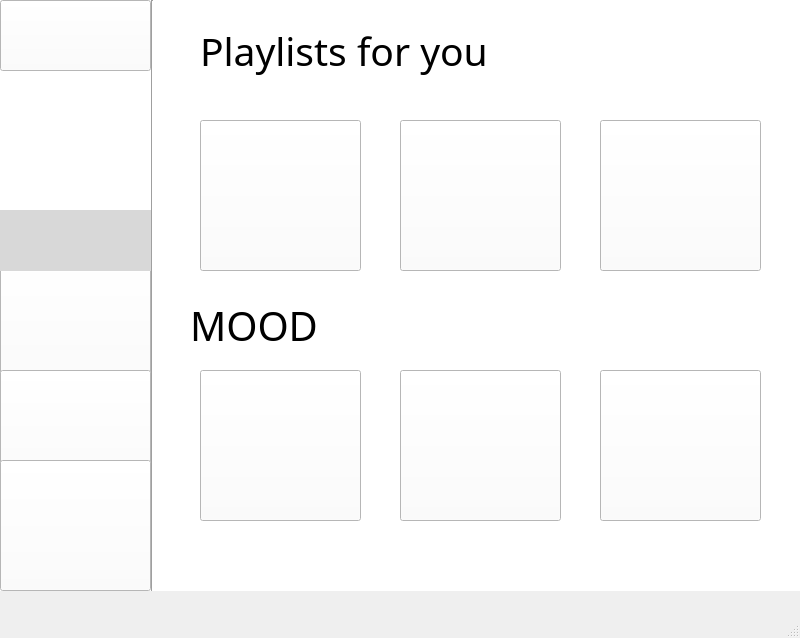
<?xml version="1.0" encoding="UTF-8"?>
<ui version="4.0">
 <class>MainWindow</class>
 <widget class="QMainWindow" name="MainWindow">
  <property name="geometry">
   <rect>
    <x>0</x>
    <y>0</y>
    <width>800</width>
    <height>638</height>
   </rect>
  </property>
  <property name="windowTitle">
   <string>MainWindow</string>
  </property>
  <widget class="QWidget" name="centralwidget">
   <widget class="Line" name="line">
    <property name="geometry">
     <rect>
      <x>132</x>
      <y>0</y>
      <width>41</width>
      <height>591</height>
     </rect>
    </property>
    <property name="orientation">
     <enum>Qt::Vertical</enum>
    </property>
   </widget>
   <widget class="QPushButton" name="pushButton">
    <property name="geometry">
     <rect>
      <x>0</x>
      <y>0</y>
      <width>151</width>
      <height>71</height>
     </rect>
    </property>
    <property name="styleSheet">
     <string notr="true">background-color: rgb(255, 255, 255);</string>
    </property>
    <property name="text">
     <string/>
    </property>
    <property name="icon">
     <iconset>
      <normaloff>../../h.jpeg</normaloff>../../h.jpeg</iconset>
    </property>
    <property name="iconSize">
     <size>
      <width>150</width>
      <height>78</height>
     </size>
    </property>
    <property name="autoDefault">
     <bool>true</bool>
    </property>
    <property name="default">
     <bool>false</bool>
    </property>
   </widget>
   <widget class="QPushButton" name="pushButton_2">
    <property name="geometry">
     <rect>
      <x>0</x>
      <y>70</y>
      <width>151</width>
      <height>71</height>
     </rect>
    </property>
    <property name="mouseTracking">
     <bool>false</bool>
    </property>
    <property name="styleSheet">
     <string notr="true">background-color: rgb(85, 170, 255);</string>
    </property>
    <property name="text">
     <string/>
    </property>
    <property name="icon">
     <iconset>
      <normaloff>../../WhatsApp Image 2020-05-10 at 8.41.22 PM.jpeg</normaloff>../../WhatsApp Image 2020-05-10 at 8.41.22 PM.jpeg</iconset>
    </property>
    <property name="iconSize">
     <size>
      <width>150</width>
      <height>78</height>
     </size>
    </property>
    <property name="checkable">
     <bool>false</bool>
    </property>
    <property name="autoDefault">
     <bool>true</bool>
    </property>
    <property name="default">
     <bool>true</bool>
    </property>
    <property name="flat">
     <bool>true</bool>
    </property>
   </widget>
   <widget class="QLabel" name="label">
    <property name="geometry">
     <rect>
      <x>0</x>
      <y>210</y>
      <width>151</width>
      <height>61</height>
     </rect>
    </property>
    <property name="font">
     <font>
      <family>Arial Rounded MT Bold</family>
      <pointsize>12</pointsize>
     </font>
    </property>
    <property name="styleSheet">
     <string notr="true">background-color: rgb(216, 216, 216);</string>
    </property>
    <property name="pixmap">
     <pixmap>../../WhatsApp Image 2020-05-10 at 8.41.24 PM (1).jpeg</pixmap>
    </property>
    <property name="scaledContents">
     <bool>true</bool>
    </property>
    <property name="wordWrap">
     <bool>true</bool>
    </property>
    <property name="openExternalLinks">
     <bool>true</bool>
    </property>
   </widget>
   <widget class="QPushButton" name="pushButton_3">
    <property name="geometry">
     <rect>
      <x>0</x>
      <y>260</y>
      <width>151</width>
      <height>121</height>
     </rect>
    </property>
    <property name="font">
     <font>
      <family>Arial Rounded MT Bold</family>
      <pointsize>10</pointsize>
     </font>
    </property>
    <property name="styleSheet">
     <string notr="true">background-color: rgb(255, 255, 255);</string>
    </property>
    <property name="text">
     <string/>
    </property>
    <property name="icon">
     <iconset>
      <normaloff>../../WhatsApp Image 2020-05-10 at 8.41.23 PM (1).jpeg</normaloff>../../WhatsApp Image 2020-05-10 at 8.41.23 PM (1).jpeg</iconset>
    </property>
    <property name="iconSize">
     <size>
      <width>215</width>
      <height>106</height>
     </size>
    </property>
   </widget>
   <widget class="QPushButton" name="pushButton_5">
    <property name="geometry">
     <rect>
      <x>0</x>
      <y>370</y>
      <width>151</width>
      <height>111</height>
     </rect>
    </property>
    <property name="font">
     <font>
      <family>Arial Rounded MT Bold</family>
      <pointsize>11</pointsize>
     </font>
    </property>
    <property name="styleSheet">
     <string notr="true">background-color: rgb(255, 255, 255);</string>
    </property>
    <property name="text">
     <string/>
    </property>
    <property name="icon">
     <iconset>
      <normaloff>../../WhatsApp Image 2020-05-10 at 8.41.26 PM.jpeg</normaloff>../../WhatsApp Image 2020-05-10 at 8.41.26 PM.jpeg</iconset>
    </property>
    <property name="iconSize">
     <size>
      <width>200</width>
      <height>106</height>
     </size>
    </property>
   </widget>
   <widget class="QPushButton" name="pushButton_6">
    <property name="geometry">
     <rect>
      <x>0</x>
      <y>460</y>
      <width>151</width>
      <height>131</height>
     </rect>
    </property>
    <property name="font">
     <font>
      <family>Arial Rounded MT Bold</family>
      <pointsize>11</pointsize>
     </font>
    </property>
    <property name="styleSheet">
     <string notr="true">background-color: rgb(255, 255, 255);</string>
    </property>
    <property name="text">
     <string/>
    </property>
    <property name="icon">
     <iconset>
      <normaloff>../../cy.jpeg</normaloff>../../cy.jpeg</iconset>
    </property>
    <property name="iconSize">
     <size>
      <width>220</width>
      <height>113</height>
     </size>
    </property>
   </widget>
   <widget class="QPushButton" name="pushButton_7">
    <property name="geometry">
     <rect>
      <x>200</x>
      <y>120</y>
      <width>161</width>
      <height>151</height>
     </rect>
    </property>
    <property name="font">
     <font>
      <family>Arial Rounded MT Bold</family>
      <pointsize>15</pointsize>
     </font>
    </property>
    <property name="styleSheet">
     <string notr="true">background-color: rgb(255, 255, 255);</string>
    </property>
    <property name="text">
     <string/>
    </property>
    <property name="icon">
     <iconset>
      <normaloff>../../WhatsApp Image 2020-05-10 at 8.41.24 PM.jpeg</normaloff>../../WhatsApp Image 2020-05-10 at 8.41.24 PM.jpeg</iconset>
    </property>
    <property name="iconSize">
     <size>
      <width>300</width>
      <height>150</height>
     </size>
    </property>
    <property name="autoRepeatDelay">
     <number>303</number>
    </property>
   </widget>
   <widget class="QPushButton" name="pushButton_10">
    <property name="geometry">
     <rect>
      <x>600</x>
      <y>370</y>
      <width>161</width>
      <height>151</height>
     </rect>
    </property>
    <property name="font">
     <font>
      <family>Arial Rounded MT Bold</family>
      <pointsize>15</pointsize>
     </font>
    </property>
    <property name="styleSheet">
     <string notr="true">background-color: rgb(255, 255, 255);</string>
    </property>
    <property name="text">
     <string/>
    </property>
    <property name="icon">
     <iconset>
      <normaloff>../../rom.jpeg</normaloff>../../rom.jpeg</iconset>
    </property>
    <property name="iconSize">
     <size>
      <width>200</width>
      <height>130</height>
     </size>
    </property>
   </widget>
   <widget class="QPushButton" name="pushButton_11">
    <property name="geometry">
     <rect>
      <x>200</x>
      <y>370</y>
      <width>161</width>
      <height>151</height>
     </rect>
    </property>
    <property name="font">
     <font>
      <family>Arial Rounded MT Bold</family>
      <pointsize>15</pointsize>
     </font>
    </property>
    <property name="styleSheet">
     <string notr="true">background-color: rgb(255, 255, 255);</string>
    </property>
    <property name="text">
     <string/>
    </property>
    <property name="icon">
     <iconset>
      <normaloff>../../sad.jpeg</normaloff>../../sad.jpeg</iconset>
    </property>
    <property name="iconSize">
     <size>
      <width>140</width>
      <height>140</height>
     </size>
    </property>
   </widget>
   <widget class="QPushButton" name="pushButton_12">
    <property name="geometry">
     <rect>
      <x>600</x>
      <y>120</y>
      <width>161</width>
      <height>151</height>
     </rect>
    </property>
    <property name="font">
     <font>
      <family>Arial Rounded MT Bold</family>
      <pointsize>16</pointsize>
     </font>
    </property>
    <property name="styleSheet">
     <string notr="true">background-color: rgb(255, 255, 255);</string>
    </property>
    <property name="text">
     <string/>
    </property>
    <property name="icon">
     <iconset>
      <normaloff>../../rock.jpeg</normaloff>../../rock.jpeg</iconset>
    </property>
    <property name="iconSize">
     <size>
      <width>210</width>
      <height>135</height>
     </size>
    </property>
   </widget>
   <widget class="QPushButton" name="pushButton_13">
    <property name="geometry">
     <rect>
      <x>400</x>
      <y>120</y>
      <width>161</width>
      <height>151</height>
     </rect>
    </property>
    <property name="font">
     <font>
      <family>Arial Rounded MT Bold</family>
      <pointsize>16</pointsize>
     </font>
    </property>
    <property name="styleSheet">
     <string notr="true">background-color: rgb(255, 255, 255);</string>
    </property>
    <property name="text">
     <string/>
    </property>
    <property name="icon">
     <iconset>
      <normaloff>../../hh.jpeg</normaloff>../../hh.jpeg</iconset>
    </property>
    <property name="iconSize">
     <size>
      <width>200</width>
      <height>150</height>
     </size>
    </property>
   </widget>
   <widget class="QPushButton" name="pushButton_14">
    <property name="geometry">
     <rect>
      <x>400</x>
      <y>370</y>
      <width>161</width>
      <height>151</height>
     </rect>
    </property>
    <property name="font">
     <font>
      <family>Arial Rounded MT Bold</family>
      <pointsize>16</pointsize>
     </font>
    </property>
    <property name="styleSheet">
     <string notr="true">background-color: rgb(255, 255, 255);</string>
    </property>
    <property name="text">
     <string/>
    </property>
    <property name="icon">
     <iconset>
      <normaloff>../../hp.jpeg</normaloff>../../hp.jpeg</iconset>
    </property>
    <property name="iconSize">
     <size>
      <width>200</width>
      <height>100</height>
     </size>
    </property>
   </widget>
   <widget class="QLabel" name="label_2">
    <property name="geometry">
     <rect>
      <x>190</x>
      <y>300</y>
      <width>631</width>
      <height>51</height>
     </rect>
    </property>
    <property name="font">
     <font>
      <family>Arial Rounded MT Bold</family>
      <pointsize>30</pointsize>
     </font>
    </property>
    <property name="text">
     <string>MOOD</string>
    </property>
   </widget>
   <widget class="QLabel" name="label_4">
    <property name="geometry">
     <rect>
      <x>200</x>
      <y>10</y>
      <width>541</width>
      <height>81</height>
     </rect>
    </property>
    <property name="font">
     <font>
      <family>Arial Rounded MT Bold</family>
      <pointsize>29</pointsize>
     </font>
    </property>
    <property name="styleSheet">
     <string notr="true">color: rgb(0, 0, 0);
</string>
    </property>
    <property name="text">
     <string>Playlists for you</string>
    </property>
   </widget>
   <widget class="QPushButton" name="pushButton_8">
    <property name="geometry">
     <rect>
      <x>0</x>
      <y>140</y>
      <width>151</width>
      <height>71</height>
     </rect>
    </property>
    <property name="font">
     <font>
      <pointsize>11</pointsize>
     </font>
    </property>
    <property name="text">
     <string/>
    </property>
    <property name="icon">
     <iconset>
      <normaloff>../../settings.jpeg</normaloff>../../settings.jpeg</iconset>
    </property>
    <property name="iconSize">
     <size>
      <width>150</width>
      <height>78</height>
     </size>
    </property>
    <property name="autoDefault">
     <bool>true</bool>
    </property>
    <property name="default">
     <bool>true</bool>
    </property>
    <property name="flat">
     <bool>true</bool>
    </property>
   </widget>
   <widget class="QLabel" name="label_3">
    <property name="geometry">
     <rect>
      <x>0</x>
      <y>0</y>
      <width>801</width>
      <height>591</height>
     </rect>
    </property>
    <property name="styleSheet">
     <string notr="true">background-color: rgb(255, 255, 255);</string>
    </property>
    <property name="text">
     <string/>
    </property>
    <property name="pixmap">
     <pixmap>../../bg.jpeg</pixmap>
    </property>
    <property name="scaledContents">
     <bool>true</bool>
    </property>
   </widget>
   <widget class="QLabel" name="label_5">
    <property name="geometry">
     <rect>
      <x>0</x>
      <y>-1</y>
      <width>151</width>
      <height>581</height>
     </rect>
    </property>
    <property name="styleSheet">
     <string notr="true">background-color: rgb(255, 255, 255);</string>
    </property>
    <property name="text">
     <string/>
    </property>
   </widget>
   <zorder>label_3</zorder>
   <zorder>label_5</zorder>
   <zorder>line</zorder>
   <zorder>pushButton</zorder>
   <zorder>pushButton_2</zorder>
   <zorder>pushButton_3</zorder>
   <zorder>pushButton_7</zorder>
   <zorder>pushButton_10</zorder>
   <zorder>pushButton_11</zorder>
   <zorder>pushButton_12</zorder>
   <zorder>pushButton_13</zorder>
   <zorder>pushButton_14</zorder>
   <zorder>label_2</zorder>
   <zorder>label_4</zorder>
   <zorder>pushButton_8</zorder>
   <zorder>label</zorder>
   <zorder>pushButton_5</zorder>
   <zorder>pushButton_6</zorder>
  </widget>
  <widget class="QMenuBar" name="menubar">
   <property name="geometry">
    <rect>
     <x>0</x>
     <y>0</y>
     <width>800</width>
     <height>26</height>
    </rect>
   </property>
  </widget>
  <widget class="QStatusBar" name="statusbar"/>
 </widget>
 <resources/>
 <connections/>
</ui>
